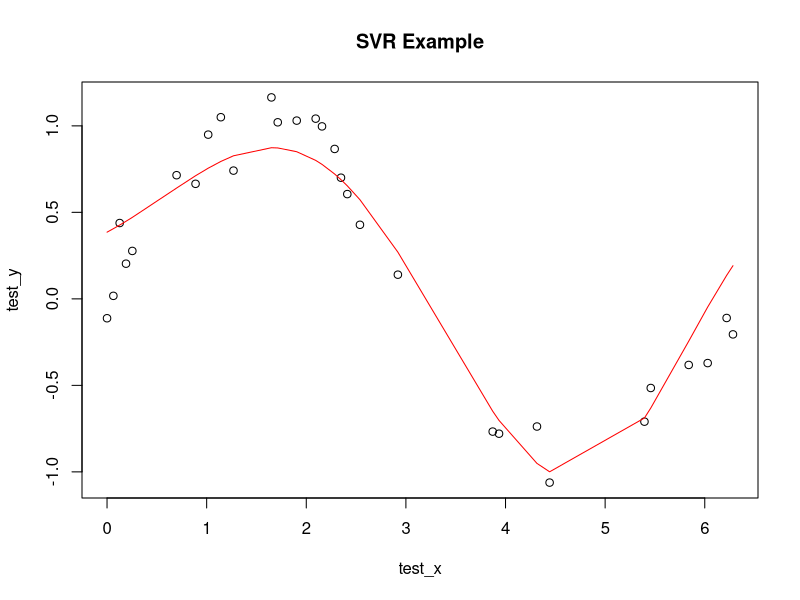

The R source for this figure:
set.seed(123)
x <- seq(0, 2 * pi, length.out = 100)
y <- sin(x) + rnorm(100, sd = 0.2)

train_index <- sample(1:100, 70)
train_x <- x[train_index]
train_y <- y[train_index]
test_x <- x[-train_index]
test_y <- y[-train_index]

# SVM 
library(e1071)
svr_model <- svm(train_y ~ train_x, kernel = 'radial', epsilon = 0.1, cost = 1)

predictions <- predict(svr_model, data.frame(train_x = test_x))
# plot the actual and predicted values:
plot(test_x, test_y, main = "SVR Example")
lines(test_x, predictions, col = "red")

